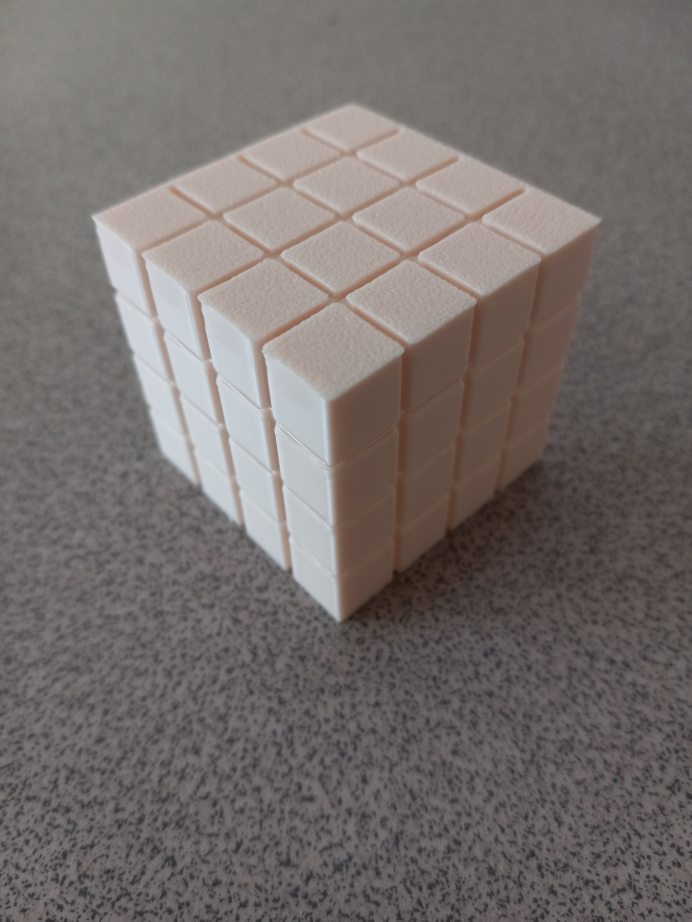
#> input picture Images/CalCube.jpg, 3456 x 4608 px (shown at 1/5 size)
$ jupyter execute --allow-errors ComputerVision.ipynb
#> lines starting #> are read from the running program, lines starting #| are printed output that depends on the picture
Computer Vision

We build tools to solve the problem of binocular vision by working backwards through the videos of Shree Nayar from video 5 on Simple Stereo https://www.youtube.com/watch?v=hUVyDabn1Mg&list=PL2zRqk16wsdoCCLpou-dGo7QQNks1Ppzo&index=5

We begin with our calibration cube, and solve its correspondence problem [matching image points [pixel pairs] to known 3d coordinates]

\begin{equation}\label{eq:world2pix}
  \begin{bmatrix} u^{(n)} \\ v^{(n)} \\ 1 \end{bmatrix} = \begin{bmatrix} p[0,0] & p[0,1] & p[0,2] & p[0,3] \\
                                                        p[1,0] & p[1,1] & p[1,2] & p[1,3] \\
                                                        p[2,0] & p[2,1] & p[2,2] & p[2,3] \end{bmatrix}
                                       \begin{bmatrix} x^{(n)} \\ y^{(n)} \\ z^{(n)} \\ 1 \end{bmatrix}
\end{equation}

that is

\begin{equation}\label{eq:uvp}
  \eqalign{u^{(n)} &= \frac{p[0,0]x^{(n)} + p[0,1]y^{(n)} + p[0,2]z^{(n)} + p[0,3]}
                           {p[2,0]x^{(n)} + p[2,1]y^{(n)} + p[2,2]z^{(n)} + p[2,3]} \cr
           v^{(n)} &= \frac{p[1,0]x^{(n)} + p[1,1]y^{(n)} + p[1,2]z^{(n)} + p[1,3]}
                           {p[2,0]x^{(n)} + p[2,1]y^{(n)} + p[2,2]z^{(n)} + p[2,3]} \cr}
\end{equation}

that is

\begin{equation}\label{eq:uvp12}
\begin{bmatrix} x^{(n)} & y^{(n)} & z^{(n)} & 1 & 0 & 0 & 0 & 0 & -x^{(n)}u^{(n)} & -y^{(n)}u^{(n)} & -z^{(n)}u^{(n)} & -   u^{(n)} \\
  0 & 0 & 0 & 0 &  x^{(n)} & y^{(n)} & z^{(n)} & 1 & -x^{(n)}v^{(n)} & -y^{(n)}v^{(n)} & -z^{(n)}v^{(n)} & -v^{(n)} \end{bmatrix}
  \begin{bmatrix} p[0,0] \\ p[0,1] \\ p[0,2] \\ p[0,3] \\
                  p[1,0] \\ p[1,1] \\ p[1,2] \\ p[1,3] \\
                  p[2,0] \\ p[2,1] \\ p[2,2] \\ p[2,3] \end{bmatrix}
   = \begin{bmatrix} 0 \\ 0 \end{bmatrix}
\end{equation}

We stack these 27 pairs of equations to arrive at one 54x12 system $Ap=0$ subject to $\|p\|=1$, i.e., $p$ is the eigenvector associated with the least eigenvalue of $A^TA$.

[cell 1]
# Calibration Cube   img = plt.imread('../Images/CalCube.jpg')
# used    conda install opencv      from terminal "here"
# Shree Nayar     https://www.youtube.com/watch?v=hUVyDabn1Mg&list=PL2zRqk16wsdoCCLpou-dGo7QQNks1Ppzo&index=5

import cv2
import numpy as np
import matplotlib.pyplot as plt

xpix = np.zeros(27)
ypix = np.zeros(27)
ind = 0

def get_coordinates(event, x, y, flags, param):    # Mouse callback function
    global ind
    if event == cv2.EVENT_LBUTTONDOWN:
        xpix[ind] = x
        ypix[ind] = y
        cv2.putText(imgC, str(ind), (x, y), cv2.FONT_HERSHEY_SIMPLEX, 1, (255, 255, 255), 2)
        ind = ind + 1
        cv2.imshow('image', imgC)

img = cv2.imread('../Images/CalCube.jpg', 0)  # read in grayscale
#> img: shape (4608, 3456); min 18, max 253, mean 111.8
#img = img_bgr # cv2.cvtColor(img_bgr, cv2.COLOR_BGR2GRAY)
(m,n) = img.shape
#> m = 4608; n = 3456
imgC = cv2.resize(img, None, fx = 0.125, fy=0.125)   # downsample
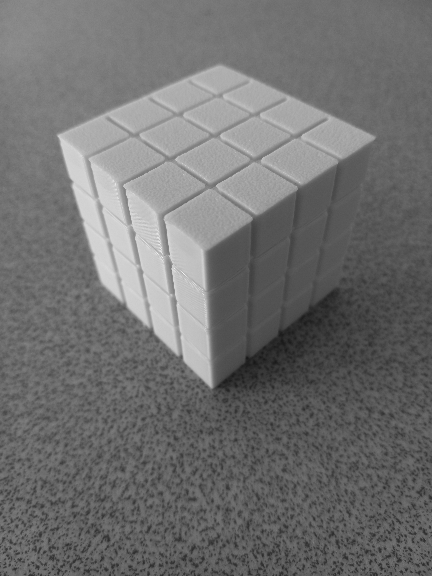
#> imgC: shape (576, 432); min 23, max 244, mean 111.8

# Create a window and bind the function to it
cv2.namedWindow('image')
cv2.setMouseCallback('image', get_coordinates)

# Main loop to display the image
print('Click on 9 crossings in the (x,z) plane from low to high')
print('then the 9 crossings in the (y,z) plane')
print('then the 9 crossings in the z = 4 plane')
print("Press 'Esc' to exit.")

while True:
    cv2.imshow('image', imgC)
    k = cv2.waitKey(1) & 0xFF
#> (key Esc is pressed here)
    if k == 27: # 27 is ASCII for the Esc key
        break

print(xpix, ypix)

np.savez('xpixANDypix.npz', first=xpix, second=ypix)

cv2.destroyAllWindows()

[cell 2]
# construct the A matrix then the Projection matrix then partition it

import numpy as np
from numpy import linalg as LA

loaded_data = np.load('xpixANDypix.npz')
u = loaded_data['first']
v = loaded_data['second']

#u = xpix
#v = ypix

x = np.array([1, 2, 3, 1, 2, 3, 1, 2, 3, 0, 0, 0, 0, 0, 0, 0, 0, 0, 1, 2, 3, 1, 2, 3, 1, 2, 3])
y = np.array([0, 0, 0, 0, 0, 0, 0, 0, 0, 1, 2, 3, 1, 2, 3, 1, 2, 3, 1, 1, 1, 2, 2, 2, 3, 3, 3])
z = np.array([1, 1, 1, 2, 2, 2, 3, 3, 3, 1, 1, 1, 2, 2, 2, 3, 3, 3, 4, 4, 4, 4, 4, 4, 4, 4, 4])

A = np.zeros((54,12))

for n in range(27):
    A[2*n,:] = [ x[n], y[n], z[n], 1, 0, 0, 0, 0, -x[n]*u[n], -y[n]*u[n], -z[n]*u[n], -u[n]]
    A[2*n+1,:] = [ 0, 0, 0, 0,  x[n], y[n], z[n], 1, -x[n]*v[n], -y[n]*v[n], -z[n]*v[n], -v[n]]

#print("A = ", A)
evals, evecs = LA.eigh(A.T@A)  # hermitian solver

print("evals = ",evals)

p = evecs[:,0]   # eigenvector of smallest eigenvalue

print("p = ", p)

P = np.reshape(p, (3,4))
print("P = ", P)

# apply P to [x,y,z] and compare to measured u and v (validation?)

unew = np.zeros(27)
vnew = np.zeros(27)

for n in range(27):
    w = np.array([x[n], y[n], z[n], 1])
    unew[n] = np.dot(P[0,:],w) / np.dot(P[2,:],w)
    vnew[n] = np.dot(P[1,:],w) / np.dot(P[2,:],w)

print("unew = ", unew)
print("u = ", u)

print("vnew = ", vnew)
print("v = ", v)

# now factor

Now we recall that

\begin{equation}\label{eq:Pdec}
  P = M_{int}M_{ext} \hskip 0.25in
   M_{int} = \begin{bmatrix} R & 0 \end{bmatrix},  \hskip 0.25in
   M_{ext} = \begin{bmatrix} Q & t \\ 0 & 1 \end{bmatrix} \hskip 0.25in
   R = \begin{bmatrix} f_x & 0 & o_x\\ 0 & f_y & o_y\\ 0 & 0 & 1 \end{bmatrix}
\end{equation}

from which we deduce

\begin{equation}\label{eq:Pdec1}
  P[:,0:2] = RQ
\end{equation}

produces $R$ and $Q$ through our RQ decompostion. The remaining column of $P$ then determines $t$ via

\begin{equation}\label{eq:Pdec2}
  P[:,3] = Rt
\end{equation}

[cell 3]
import numpy as np

def rot(ind, ang):   # build a rotation matrix from axis index (0,1, or 2 for x,y, or z) and angle
    a = np.zeros(3)
    a[ind] = 1
    aO = np.outer(a, a)
    aX = np.array([[0, -a[2], a[1]], [a[2], 0, -a[0]], [-a[1], a[0], 0]])
    K = aO + np.sin(ang)*aX + np.cos(ang)*(np.eye(3)-aO)
    return K

A = P[:,0:3]
if (np.linalg.det(A) < 0):
    A = -A
print("A = ", A)
print(" ")

alpha = np.arctan(-A[2,1]/A[2,2])   # find alpha
Kx = rot(0,alpha)
B = A@Kx

beta = np.arctan(A[2,0]/B[2,2])   # find beta
Ky = rot(1,beta)
C = B@Ky
if (C[2,2] < 0):                  # ensure that C[2,2] > 0
    Ky = rot(1,beta+np.pi)
    C = B@Ky

gamma = np.arctan(-C[1,0]/B[1,1])   # find gamma
Kz = rot(2,gamma)

$ run again, with Images/JohnBrown.jpg copied over Images/CalCube.jpg
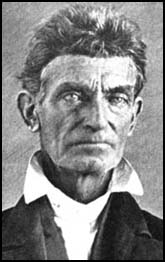
#> input picture Images/JohnBrown.jpg, 165 x 262 px
#> img is the input picture: shape (262, 165); min 0, max 255, mean 133.6
#> `imgC = cv2.resize(img, None, fx = 0.125, fy=0.125)`:
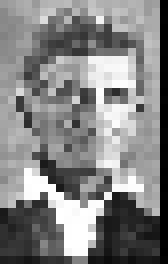
#> imgC: shape (33, 21) (shown 8 times larger); min 0, max 255, mean 131.4

$ run again, with Images/iguana-iguana.jpg copied over Images/CalCube.jpg
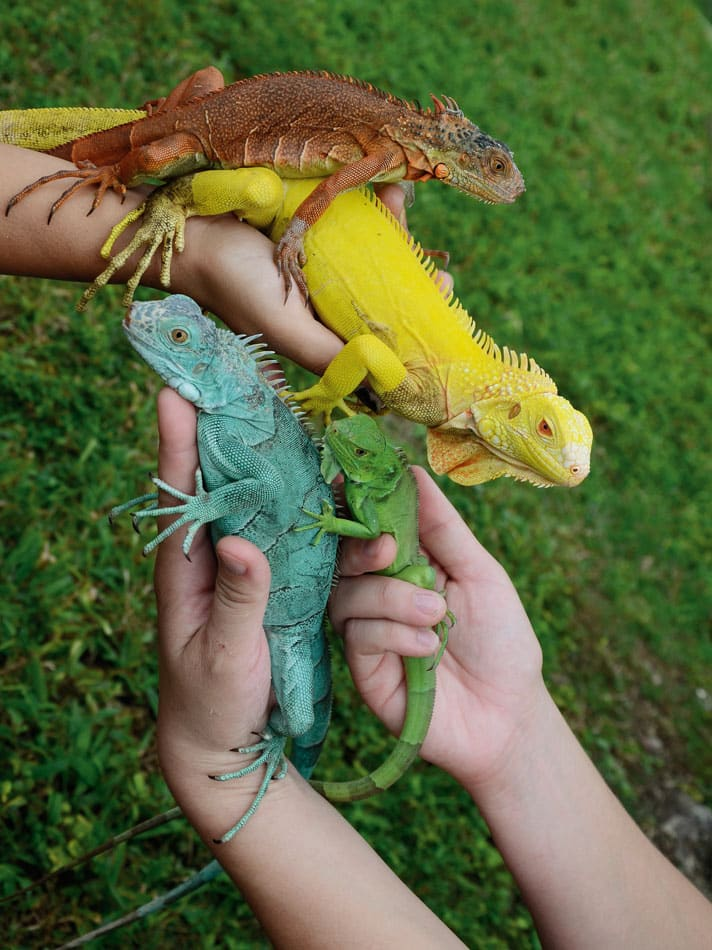
#> input picture Images/iguana-iguana.jpg, 712 x 950 px
#> `img = cv2.imread('../Images/CalCube.jpg', 0)`:
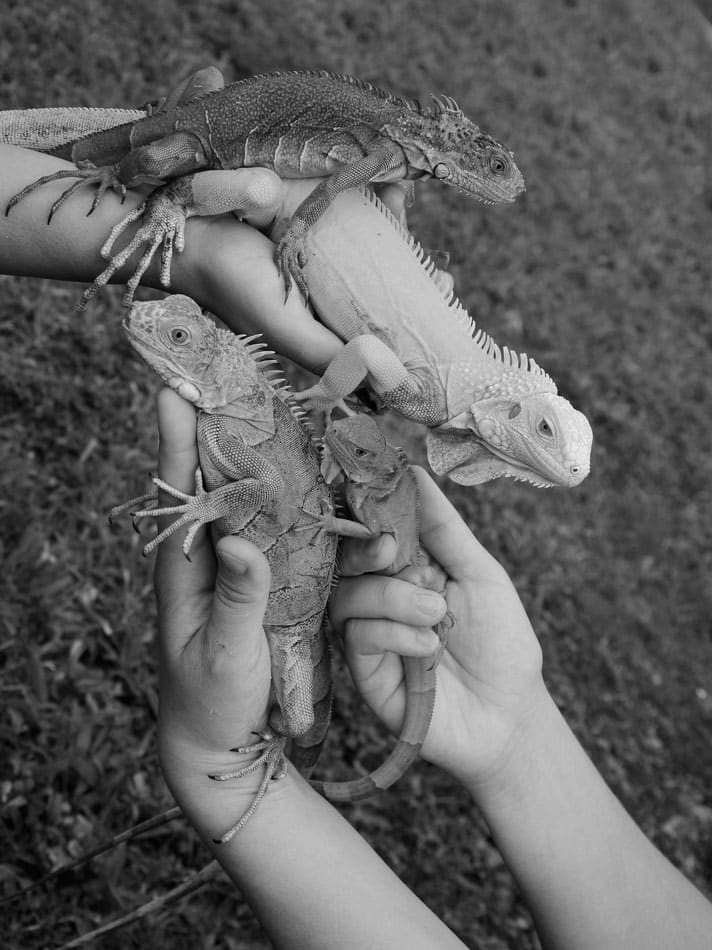
#> img: shape (950, 712); min 0, max 255, mean 98.2
#> `imgC = cv2.resize(img, None, fx = 0.125, fy=0.125)`:
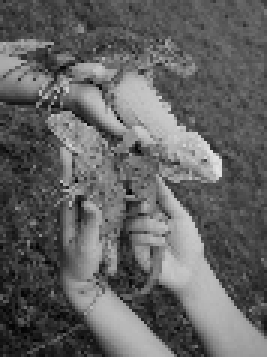
#> imgC: shape (119, 89) (shown 3 times larger); min 3, max 227, mean 98.4
